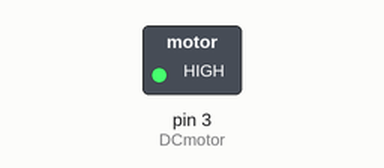
Simulated run of this sketch. Board: Arduino Uno, built with avr-gcc and run on an emulated ATmega328P. Parts: switched loads named in the sketch (green lamp = pin HIGH).

Above: at 12.8 s.
At 28.6 s:
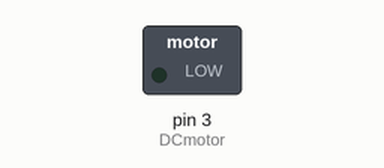
Timing chart, 0 to 40.0 s (numbered marks = the images above):
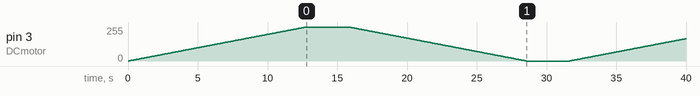

The sketch:

213_DCMotor_2.ino
```cpp
int DCmotor =3;                  // 모터를 트랜지스터 통해 PWM 3번 핀에 연결

void setup() {
  pinMode(DCmotor, OUTPUT);       // 3번 핀을 출력으로 설정
}


void loop() {
  for(int i =0; i <256; i++)  {      // 0~255까지 1씩 증가하면서
    analogWrite(DCmotor, i);             // 모터의 속도를 증가시키며 돌려라.
    delay(50);                           // 50밀리초동안
  }
  delay(3000);                      // 3초동안 지연

  for(int i =255; i >=0; i--) {     // 255~ 0까지 1씩 감소하면서
    analogWrite(DCmotor,i);              // 모터의 속도를 감소시키며 돌려라.
    delay(50);                           // 50밀리초동안
  }

  delay(3000);                     // 3초동안 지연
}
```
